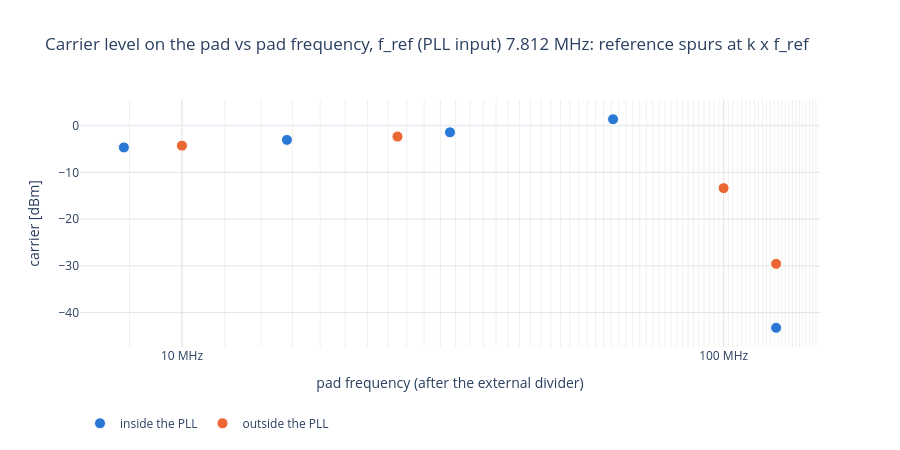

Source (notebook cell):
### Code cell
# Carrier level on the pad vs pad frequency: how well the pad drives each frequency. Colour = path.
fig = go.Figure()
for path, d in divs[divs["carrier_dbm"].notna()].groupby("path"):
    fig.add_scatter(x=d["f_out"] / 1e6, y=d["carrier_dbm"], mode="markers", name=path,
                    marker=dict(size=11, color=PATH_COLORS[path], line=dict(color="white", width=1)),
                    customdata=np.c_[d["divider"], d["total_div"], d["f_pll_out"] / 1e6],
                    hovertemplate=("%{customdata[0]} (/%{customdata[1]}): pad %{x:g} MHz, %{y:.1f} dBm "
                                   "(PLL output %{customdata[2]} MHz)<extra></extra>"))
fig.update_layout(title=f"Carrier level on the pad vs pad frequency, {REF_TXT}", template="plotly_white", height=450,
                  legend=dict(orientation="h", y=-0.25))
fig.update_xaxes(title="pad frequency (after the external divider)", gridcolor=GRID, **FREQ_AXIS)
fig.update_yaxes(title="carrier [dBm]", gridcolor=GRID)
save(fig, "carrier_vs_f_out")

### Figure 1 — Plotly figure (JSON) as saved in the notebook; plotly's stock layout.template omitted (floating-point values rounded to 4 significant figures)
{"data": [{"customdata": [["int /8", 8, 125], ["int /16", 16, 62.5], ["int /32", 32, 31.25], ["int /64", 64, 15.62], ["int /128", 128, 7.812]], "hovertemplate": "%{customdata[0]} (/%{customdata[1]}): pad %{x:g} MHz, %{y:.1f} dBm (PLL output %{customdata[2]} MHz)<extra></extra>", "marker": {"color": "#2a78d6", "line": {"color": "white", "width": 1}, "size": 11}, "mode": "markers", "name": "inside the PLL", "type": "scatter", "x": [125.0, 62.5, 31.25, 15.62, 7.812], "y": [-43.23, 1.361, -1.437, -3.058, -4.672]}, {"customdata": [["ext /2 x /4", 8, 500], ["ext /1 x /10", 10, 1000], ["ext /4 x /10", 40, 250], ["ext /1 x /100", 100, 1000]], "hovertemplate": "%{customdata[0]} (/%{customdata[1]}): pad %{x:g} MHz, %{y:.1f} dBm (PLL output %{customdata[2]} MHz)<extra></extra>", "marker": {"color": "#eb6834", "line": {"color": "white", "width": 1}, "size": 11}, "mode": "markers", "name": "outside the PLL", "type": "scatter", "x": [125.0, 100.0, 25.0, 10.0], "y": [-29.56, -13.37, -2.338, -4.286]}], "layout": {"height": 450, "legend": {"orientation": "h", "y": -0.25}, "title": {"text": "Carrier level on the pad vs pad frequency, f_ref (PLL input) 7.812 MHz: reference spurs at k x f_ref"}, "xaxis": {"gridcolor": "#e4e3df", "minor": {"gridcolor": "#f1f0ed", "showgrid": true}, "ticktext": ["1 MHz", "10 MHz", "100 MHz", "1 GHz"], "tickvals": [1, 10, 100, 1000], "title": {"text": "pad frequency (after the external divider)"}, "type": "log"}, "yaxis": {"gridcolor": "#e4e3df", "title": {"text": "carrier [dBm]"}}}}
